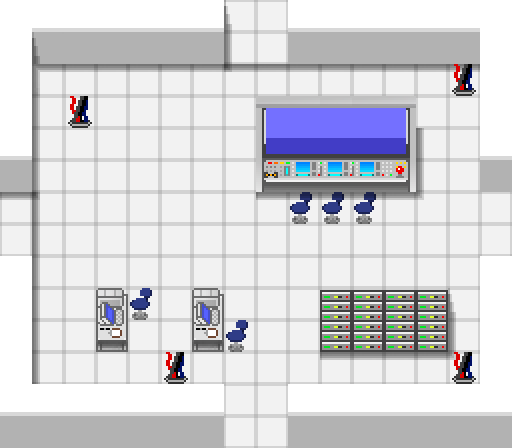

Below is a game level as drawn by its tile map, then a one-line description and the .tmx file that defines it, in full:
An orthogonal 16x14 tile map with 32x32 px tiles, 7 tile layers (Background, Walls, Decorations, Shadows, ...), 4 hidden layers not drawn.

<map version="1.0" tiledversion="1.1.5" orientation="orthogonal" renderorder="right-down" width="16" height="14" tilewidth="32" tileheight="32" infinite="0" nextobjectid="1">
 <tileset firstgid="1" name="tileset" tilewidth="32" tileheight="32" tilecount="54" columns="6">
  <image source="tileset.png" width="192" height="288" />
 </tileset>
 <layer name="Background" width="16" height="14">
  <data encoding="csv">
33,33,33,33,33,33,33,33,33,33,33,33,33,33,33,33,
33,33,33,33,33,33,33,33,33,33,33,33,33,33,33,33,
33,33,33,33,33,33,33,33,33,33,33,33,33,33,33,33,
33,33,33,33,33,33,33,33,33,33,33,33,33,33,33,33,
33,33,33,33,33,33,33,33,33,33,33,33,33,33,33,33,
33,33,33,33,33,33,33,33,33,33,33,33,33,33,33,33,
33,33,33,33,33,33,33,33,33,33,33,33,33,33,33,33,
33,33,33,33,33,33,33,33,33,33,33,33,33,33,33,33,
33,33,33,33,33,33,33,33,33,33,33,33,33,33,33,33,
33,33,33,33,33,33,33,33,33,33,33,33,33,33,33,33,
33,33,33,33,33,33,33,33,33,33,33,33,33,33,33,33,
33,33,33,33,33,33,33,33,33,33,33,33,33,33,33,33,
33,33,33,33,33,33,33,33,33,33,33,33,33,33,33,33,
33,33,33,33,33,33,33,33,33,33,33,33,33,33,33,33
</data>
 </layer>
 <layer name="Walls" width="16" height="14">
  <data encoding="csv">
34,41,41,41,41,41,41,0,0,41,41,41,41,41,41,34,
34,36,36,36,36,36,36,0,0,36,36,36,36,36,36,34,
34,0,0,0,0,0,0,0,0,0,0,0,0,0,0,34,
34,0,0,0,0,0,0,0,1,2,2,2,3,0,0,34,
41,0,0,0,0,0,0,0,7,8,8,8,9,0,0,41,
36,0,0,0,0,0,0,0,13,14,14,14,15,0,0,36,
0,0,0,0,0,0,0,0,0,32,32,32,0,0,0,0,
0,0,0,0,0,0,0,0,0,0,0,0,0,0,0,0,
34,0,0,0,0,0,0,0,0,0,0,0,0,0,0,34,
34,0,0,22,32,0,22,0,0,0,23,23,23,23,0,34,
34,0,0,28,0,0,28,32,0,0,29,29,29,29,0,34,
34,0,0,0,0,0,0,0,0,0,0,0,0,0,0,34,
41,41,41,41,41,41,41,0,0,41,41,41,41,41,41,41,
36,36,36,36,36,36,36,0,0,36,36,36,36,36,36,36
</data>
 </layer>
 <layer name="Decorations" width="16" height="14">
  <data encoding="csv">
0,0,0,0,0,0,0,0,0,0,0,0,0,0,0,0,
0,0,0,0,0,0,0,0,0,0,0,0,0,0,0,0,
0,0,0,0,0,0,0,0,0,0,0,0,0,0,0,0,
0,0,0,0,0,0,0,0,0,0,0,0,0,0,0,0,
0,0,0,0,0,0,0,0,0,0,0,0,0,0,0,0,
0,0,0,0,0,0,0,0,0,0,0,0,0,0,0,0,
0,0,0,0,0,0,0,0,0,0,0,0,0,0,0,0,
0,0,0,0,0,0,0,0,0,0,0,0,0,0,0,0,
0,0,0,0,0,0,0,0,0,0,0,0,0,0,0,0,
0,0,0,0,0,0,0,0,0,0,0,0,0,0,0,0,
0,0,0,0,0,0,0,0,0,0,0,0,0,0,0,0,
0,0,0,0,0,0,0,0,0,0,0,0,0,0,0,0,
0,0,0,0,0,0,0,0,0,0,0,0,0,0,0,0,
0,0,0,0,0,0,0,0,0,0,0,0,0,0,0,0
</data>
 </layer>
 <layer name="Shadows" width="16" height="14">
  <data encoding="csv">
0,0,0,0,0,0,0,44,0,0,0,0,0,0,0,0,
0,44,0,0,0,0,0,46,0,0,0,0,0,0,0,0,
0,45,43,43,43,43,43,52,0,43,43,43,43,43,43,0,
0,46,0,0,0,0,0,0,0,0,0,0,0,0,0,0,
0,46,0,0,0,0,0,0,0,0,0,0,0,46,0,0,
0,46,0,0,0,0,0,0,0,0,0,0,0,46,0,0,
43,52,0,0,0,0,0,0,43,43,43,43,43,52,0,0,
0,0,0,0,0,0,0,0,0,0,0,0,0,0,0,0,
0,46,0,0,0,0,0,0,0,0,0,0,0,0,0,0,
0,46,0,0,0,0,0,0,0,0,0,0,0,0,44,0,
0,46,0,0,0,0,0,0,0,0,0,0,0,0,46,0,
0,46,0,0,0,0,0,0,0,0,43,43,43,43,52,0,
0,0,0,0,0,0,0,0,0,0,0,0,0,0,0,0,
0,0,0,0,0,0,0,0,0,0,0,0,0,0,0,0
</data>
 </layer>
 <layer name="UpShadows" width="16" height="14">
  <data encoding="csv">
0,0,0,0,0,0,0,0,0,0,0,0,0,0,0,0,
0,0,0,0,0,0,0,0,0,0,0,0,0,0,0,0,
0,0,0,0,0,0,0,43,43,0,0,0,0,0,0,0,
0,0,0,0,0,0,0,0,0,0,0,0,0,0,0,0,
0,0,0,0,0,0,0,0,0,0,0,0,0,0,0,0,
0,0,0,0,0,0,0,0,0,0,0,0,0,0,0,0,
0,0,0,0,0,0,0,0,0,0,0,0,0,0,0,0,
0,0,0,0,0,0,0,0,0,0,0,0,0,0,0,0,
0,0,0,0,0,0,0,0,0,0,0,0,0,0,0,0,
0,0,0,0,0,0,0,0,0,0,0,0,0,0,0,0,
0,0,0,0,0,0,0,0,0,0,0,0,0,0,0,0,
0,0,0,0,0,0,0,0,0,0,0,0,0,0,0,0,
0,0,0,0,0,0,0,0,0,0,0,0,0,0,0,0,
0,0,0,0,0,0,0,0,0,0,0,0,0,0,0,0
</data>
 </layer>
 <layer name="LeftShadows" width="16" height="14">
  <data encoding="csv">
0,0,0,0,0,0,0,0,0,0,0,0,0,0,0,0,
0,0,0,0,0,0,0,0,0,0,0,0,0,0,0,0,
0,0,0,0,0,0,0,0,0,0,0,0,0,0,0,0,
0,0,0,0,0,0,0,0,0,0,0,0,0,0,0,0,
0,0,0,0,0,0,0,0,0,0,0,0,0,0,0,0,
0,0,0,0,0,0,0,0,0,0,0,0,0,0,0,0,
0,46,0,0,0,0,0,0,0,0,0,0,0,0,0,0,
0,46,0,0,0,0,0,0,0,0,0,0,0,0,0,0,
0,0,0,0,0,0,0,0,0,0,0,0,0,0,0,0,
0,0,0,0,0,0,0,0,0,0,0,0,0,0,0,0,
0,0,0,0,0,0,0,0,0,0,0,0,0,0,0,0,
0,0,0,0,0,0,0,0,0,0,0,0,0,0,0,0,
0,0,0,0,0,0,0,0,0,0,0,0,0,0,0,0,
0,0,0,0,0,0,0,0,0,0,0,0,0,0,0,0
</data>
 </layer>
 <layer name="Enemy" width="16" height="14">
  <data encoding="csv">
0,0,0,0,0,0,0,0,0,0,0,0,0,0,0,0,
0,0,0,0,0,0,0,0,0,0,0,0,0,0,0,0,
0,0,0,0,0,0,0,0,0,0,0,0,0,0,38,0,
0,0,38,0,0,0,0,0,0,0,0,0,0,0,0,0,
0,0,0,0,0,0,0,0,0,0,0,0,0,0,0,0,
0,0,0,0,0,0,0,0,0,0,0,0,0,0,0,0,
0,0,0,0,0,0,0,0,0,0,0,0,0,0,0,0,
0,0,0,0,0,0,0,0,0,0,0,0,0,0,0,0,
0,0,0,0,0,0,0,0,0,0,0,0,0,0,0,0,
0,0,0,0,0,0,0,0,0,0,0,0,0,0,0,0,
0,0,0,0,0,0,0,0,0,0,0,0,0,0,0,0,
0,0,0,0,0,38,0,0,0,0,0,0,0,0,38,0,
0,0,0,0,0,0,0,0,0,0,0,0,0,0,0,0,
0,0,0,0,0,0,0,0,0,0,0,0,0,0,0,0
</data>
 </layer>
 <layer name="Up" width="16" height="14" visible="0">
  <data encoding="csv">
0,0,0,0,0,0,0,41,41,0,0,0,0,0,0,0,
0,0,0,0,0,0,0,36,36,0,0,0,0,0,0,0,
0,0,0,0,0,0,0,0,0,0,0,0,0,0,0,0,
0,0,0,0,0,0,0,0,0,0,0,0,0,0,0,0,
0,0,0,0,0,0,0,0,0,0,0,0,0,0,0,0,
0,0,0,0,0,0,0,0,0,0,0,0,0,0,0,0,
0,0,0,0,0,0,0,0,0,0,0,0,0,0,0,0,
0,0,0,0,0,0,0,0,0,0,0,0,0,0,0,0,
0,0,0,0,0,0,0,0,0,0,0,0,0,0,0,0,
0,0,0,0,0,0,0,0,0,0,0,0,0,0,0,0,
0,0,0,0,0,0,0,0,0,0,0,0,0,0,0,0,
0,0,0,0,0,0,0,0,0,0,0,0,0,0,0,0,
0,0,0,0,0,0,0,0,0,0,0,0,0,0,0,0,
0,0,0,0,0,0,0,0,0,0,0,0,0,0,0,0
</data>
 </layer>
 <layer name="Right" width="16" height="14" visible="0">
  <data encoding="csv">
0,0,0,0,0,0,0,0,0,0,0,0,0,0,0,0,
0,0,0,0,0,0,0,0,0,0,0,0,0,0,0,0,
0,0,0,0,0,0,0,0,0,0,0,0,0,0,0,0,
0,0,0,0,0,0,0,0,0,0,0,0,0,0,0,0,
0,0,0,0,0,0,0,0,0,0,0,0,0,0,0,34,
0,0,0,0,0,0,0,0,0,0,0,0,0,0,0,34,
0,0,0,0,0,0,0,0,0,0,0,0,0,0,0,34,
0,0,0,0,0,0,0,0,0,0,0,0,0,0,0,34,
0,0,0,0,0,0,0,0,0,0,0,0,0,0,0,0,
0,0,0,0,0,0,0,0,0,0,0,0,0,0,0,0,
0,0,0,0,0,0,0,0,0,0,0,0,0,0,0,0,
0,0,0,0,0,0,0,0,0,0,0,0,0,0,0,0,
0,0,0,0,0,0,0,0,0,0,0,0,0,0,0,0,
0,0,0,0,0,0,0,0,0,0,0,0,0,0,0,0
</data>
 </layer>
 <layer name="Down" width="16" height="14" visible="0">
  <data encoding="csv">
0,0,0,0,0,0,0,0,0,0,0,0,0,0,0,0,
0,0,0,0,0,0,0,0,0,0,0,0,0,0,0,0,
0,0,0,0,0,0,0,0,0,0,0,0,0,0,0,0,
0,0,0,0,0,0,0,0,0,0,0,0,0,0,0,0,
0,0,0,0,0,0,0,0,0,0,0,0,0,0,0,0,
0,0,0,0,0,0,0,0,0,0,0,0,0,0,0,0,
0,0,0,0,0,0,0,0,0,0,0,0,0,0,0,0,
0,0,0,0,0,0,0,0,0,0,0,0,0,0,0,0,
0,0,0,0,0,0,0,0,0,0,0,0,0,0,0,0,
0,0,0,0,0,0,0,0,0,0,0,0,0,0,0,0,
0,0,0,0,0,0,0,0,0,0,0,0,0,0,0,0,
0,0,0,0,0,0,0,0,0,0,0,0,0,0,0,0,
0,0,0,0,0,0,0,41,41,0,0,0,0,0,0,0,
0,0,0,0,0,0,0,36,36,0,0,0,0,0,0,0
</data>
 </layer>
 <layer name="Left" width="16" height="14" visible="0">
  <data encoding="csv">
0,0,0,0,0,0,0,0,0,0,0,0,0,0,0,0,
0,0,0,0,0,0,0,0,0,0,0,0,0,0,0,0,
0,0,0,0,0,0,0,0,0,0,0,0,0,0,0,0,
0,0,0,0,0,0,0,0,0,0,0,0,0,0,0,0,
34,0,0,0,0,0,0,0,0,0,0,0,0,0,0,0,
34,0,0,0,0,0,0,0,0,0,0,0,0,0,0,0,
34,0,0,0,0,0,0,0,0,0,0,0,0,0,0,0,
34,0,0,0,0,0,0,0,0,0,0,0,0,0,0,0,
0,0,0,0,0,0,0,0,0,0,0,0,0,0,0,0,
0,0,0,0,0,0,0,0,0,0,0,0,0,0,0,0,
0,0,0,0,0,0,0,0,0,0,0,0,0,0,0,0,
0,0,0,0,0,0,0,0,0,0,0,0,0,0,0,0,
0,0,0,0,0,0,0,0,0,0,0,0,0,0,0,0,
0,0,0,0,0,0,0,0,0,0,0,0,0,0,0,0
</data>
 </layer>
</map>
